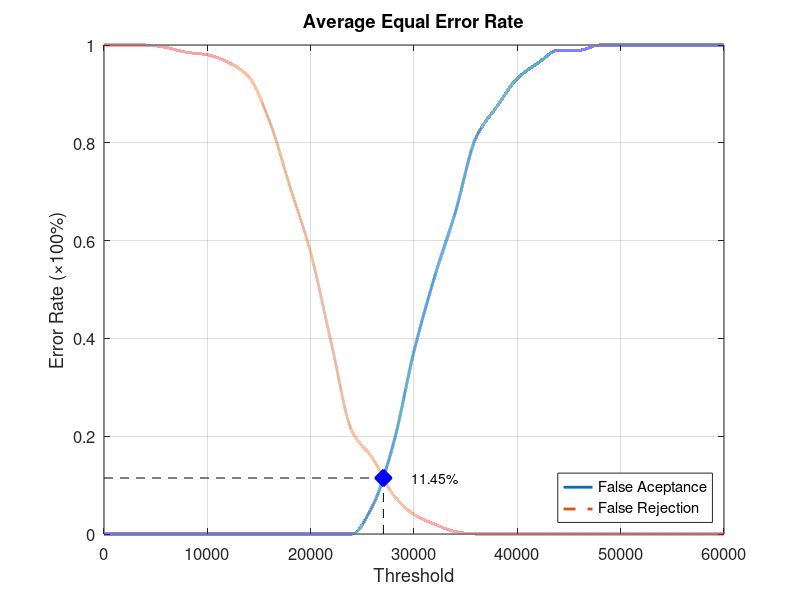
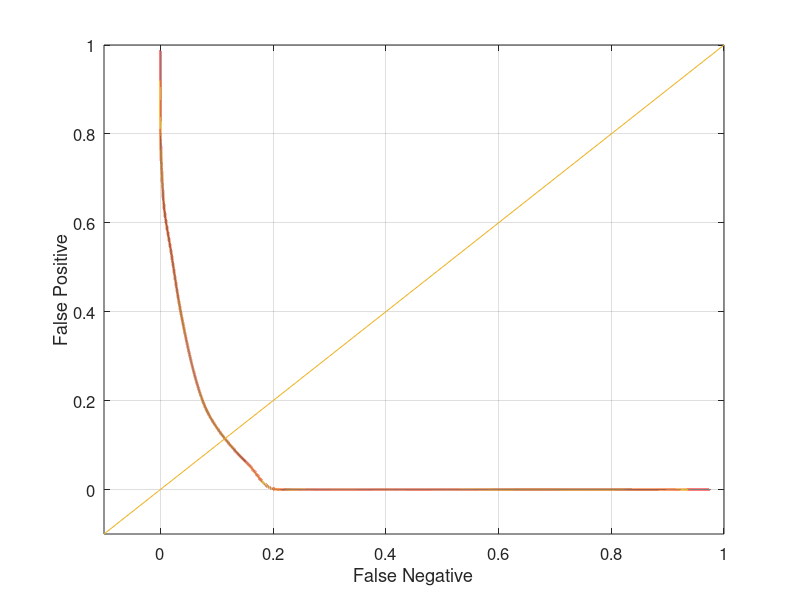

Recreate these plots in MATLAB, in order.
function yEER = Database1_4
close all;
clear;
clc;
x = 0:2000:60000;
xq = 0:0.5:60000;

y0 = [0 0 0 0 0 0 0 0 0 0 0 0 0 0.0578947 0.184211 0.373684 0.526316 0.657895 0.810526 0.873684 0.931579 0.963158 0.989474 0.989474 1 1 1 1 1 1 1];
yy0 = interp1(x, y0, xq, 'pchip');
y1 = [1 1 1 0.995 0.985 0.98 0.965 0.935 0.845 0.71 0.575 0.39 0.21 0.155 0.08 0.04 0.02 0.005 0 0 0 0 0 0 0 0 0 0 0 0 0];
yy1 = interp1(x, y1, xq, 'pchip');

% Calculating EER: 
y2 = abs(y0 - y1);
find(y2 == min(y2))
yy2 = abs(yy0 - yy1);
xEER = find(yy2 == min(yy2));
xEERIndex = xq(xEER) % X-axis EER
yEER = yy0(xEER) % Y-axis EER

main = figure
plot(xq, yy0,'-','LineWidth', 2);	hold on
plot(xq, yy1,'--','LineWidth', 2);	hold on
plot([xEERIndex xEERIndex], [0 yEER], 'k--');	hold on
plot([0 xEERIndex], [yEER yEER], 'k--');	hold on
plot(xEERIndex, yEER, 'bx', 'LineWidth', 10);	hold on
text(xEERIndex + 10 * xEERIndex / 100, yEER, [num2str(round((10000 * yEER)) / 100) '%'])
legend('False Aceptance', 'False Rejection', 'Location', 'SouthEast')
xlabel('Threshold')
ylabel('Error Rate (\times100%)')
title('Average Equal Error Rate')
set(gca, 'FontSize', 12)
axis([0 60000 0 1])
grid on

print(main, 'Database1_4Main', '-dpng');
FNRxFPR = figure('Color', [1 1 1]);
plot(yy1, yy0, '-', yy1, yy0, 'LineWidth', 2);
hold on
y = -0.1:0.1:1
plot(y, y); 
set(gca, 'FontSize', 12)
xlabel('False Negative')
ylabel('False Positive')
axis([-0.1 1 -0.1 1])
set(gca, 'FontSize', 12)
grid on

print(FNRxFPR, 'Database1_4FNRxFPR','-dpng');
end
